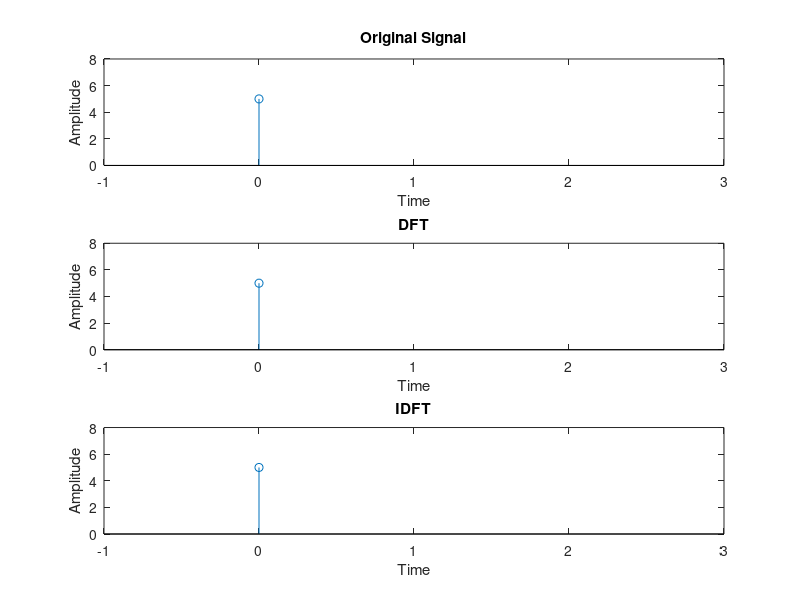

This chart was generated by the following MATLAB code:
close all;
clear all;
xn=input('Enter the sequence x(n)');
ln=length(xn); 
xk=zeros(1,ln); 
ixk=zeros(1,ln);
subplot(311);
t=0:ln-1;
stem(t,xn);
ylabel ('Amplitude');
xlabel ('Time');
title('Original Signal');axis([-1 3 0 8])


 
i=sqrt(-1);
for k=0:ln-1
    for n=0:ln-1
        xk(k+1)=xk(k+1)+(xn(n+1)*exp((-i)*2*pi*k*n/ln))
    end
end
XK=abs(xk)
t=0:ln-1;
subplot(312);
stem(t,XK);
ylabel ('Amplitude');
xlabel ('Time');
title('DFT');axis([-1 3 0 8])

for n=0:ln-1
    for k=0:ln-1
        ixk(n+1)=ixk(n+1)+(xk(k+1)*exp(i*2*pi*k*n/ln));
    end
end
ixk=ixk./ln;
IXK=abs(ixk)
t=0:ln-1;

subplot(313);
stem(t,IXK);
ylabel ('Amplitude');
xlabel ('Time');
title('IDFT');axis([-1 3 0 8])
